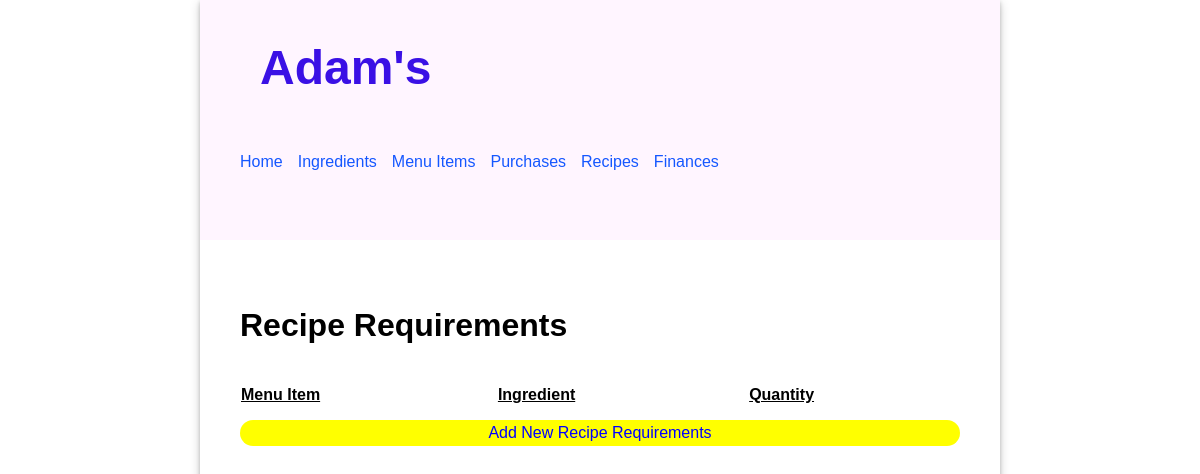
Before: /recipes/ with the older database file.
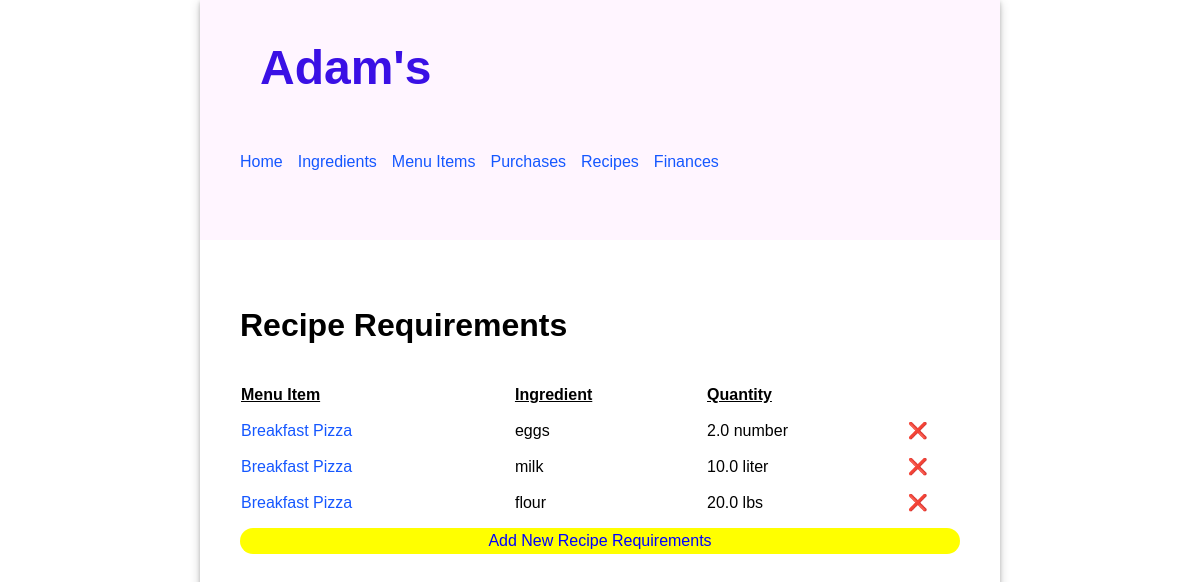
After: the same page with the newer database file.
### inventory/models.py (models this page shows, shortened)
class RecipeRequirement(models.Model):
    menu_item = models.ForeignKey(MenuItem, on_delete=models.CASCADE)
    ingredient = models.ForeignKey(Ingredient, on_delete=models.CASCADE)
    quantity = models.FloatField(default=0.0)

class MenuItem(models.Model):
    name = models.CharField(max_length=30)
    price = models.FloatField()

class Ingredient(models.Model):
    name = models.CharField(max_length=30)
    quantity = models.FloatField(default=0)
    unit = models.CharField(max_length=15)
    unit_price = models.FloatField(default=0)

### inventory/views.py (the view)
# urls.py: path('recipes/', views.RecipeView.as_view(), name='recipes'),
class RecipeView(ListView):
    model = RecipeRequirement
    template_name = 'inventory/recipes.html'

### inventory/templates/inventory/recipes.html (shortened to what this page needs)
{% extends 'base.html' %}
{% load static %}
{% block content %}
  <div>
    <h2>Recipe Requirements</h2>
    <table class="ingredient-table">
      <thead>
        <tr>
          <th>Menu Item</th>
          <th>Ingredient</th>
          <th>Quantity</th>
        </tr>
      </thead>
      <tbody>
      {% for recipe in reciperequirement_list %}
        <tr>
          <td><a href="{% url "recipeupdate" recipe.pk %}">{{ recipe.menu_item.name | title}}</a></td>
          <td>{{ recipe.ingredient.name }}</td>
          <td>{{ recipe.quantity }} {{ recipe.ingredient.unit}}</td>
          <td><a href="{% url "recipedelete" recipe.pk %}" style="text-decoration: none; color: inherit;">❌</a></td>
        </tr>
      {% endfor %}
      </tbody>
    </table>
    <a
      href="{% url "recipecreate" %}"
      style="display: inherit; text-align: center; border-radius: 15px; text-decoration: none; color: blue; padding: 4px; background-color: yellow;"
    >Add New Recipe Requirements</a>
  </div>
{% endblock %}

### inventory/templates/base.html (shortened to what this page needs)
{% load static %}
<!DOCTYPE html>
<html>
  <head>
    <link
      rel="stylesheet"
      type="text/css"
      href="{% static 'inventory/style.css' %}"
    />
  </head>
  <body>
    <div class="app">
      <header>
        <div class="header-first-row">
          <h1 class="title">Adam's</h1>
        </div>
        <nav class="navbar">
          <a class="nav-item" href="{% url 'home' %}">Home</a>
          <a class="nav-item" href="{% url 'ingredientlist' %}">Ingredients</a>
          <a class='nav-item' href="{% url 'menulist' %}">Menu Items</a>
          <a class='nav-item' href="{% url 'purchaselist' %}">Purchases</a>
          <a class='nav-item' href="{% url 'recipes' %}">Recipes</a>
          <a class='nav-item' href="{% url 'revenue_calc' %}">Finances</a>
        </nav>
      </header>
      <main>{% block content %}{% endblock %}</main>
    </div>
  </body>
</html>

### inventory/static/inventory/style.css (style rules this page uses)
body { font-family: "Oxygen", sans-serif; margin: 0; }
header { background-color: #fff5ff; min-height: 200px; display: flex; align-items: center; flex-direction: column; align-items: flex-start; padding-left: 40px; padding-top: 40px; }
.header-first-row { width: 100%; display: flex; }
.navbar { margin-top: 50px; display: flex; width: 100%; }
.navbar a { text-decoration: none; padding: 8px 0; color: #1557ff; margin-right: 15px; }
.title { font-size: 3em; padding: 0px 50px 0 20px; margin: auto 0; color: #3a10e5; }
main { padding: 40px; }
main h2 { font-size: 2em; }
.app { min-width: 800px; max-width: 60%; margin: 0 auto; box-shadow: 0 2px 4px 0 rgba(0, 0, 0, 0.2), 0 3px 10px 0 rgba(0, 0, 0, 0.19); }
main table { text-align: left; border-collapse: separate; border-spacing: 0 15px; width: 100%; }
main table th { text-align: left; border-collapse: separate; border-spacing: 0 15px; text-decoration: underline; }
a { text-decoration: none; color: #1557ff; }

Changed rows visible on the page:
added RecipeRequirement: menu_item.name "Breakfast Pizza", ingredient.name "eggs", quantity "2.0", ingredient.unit "number"
added RecipeRequirement: menu_item.name "Breakfast Pizza", ingredient.name "milk", quantity "10.0", ingredient.unit "liter"
added RecipeRequirement: menu_item.name "Breakfast Pizza", ingredient.name "flour", quantity "20.0", ingredient.unit "lbs"
